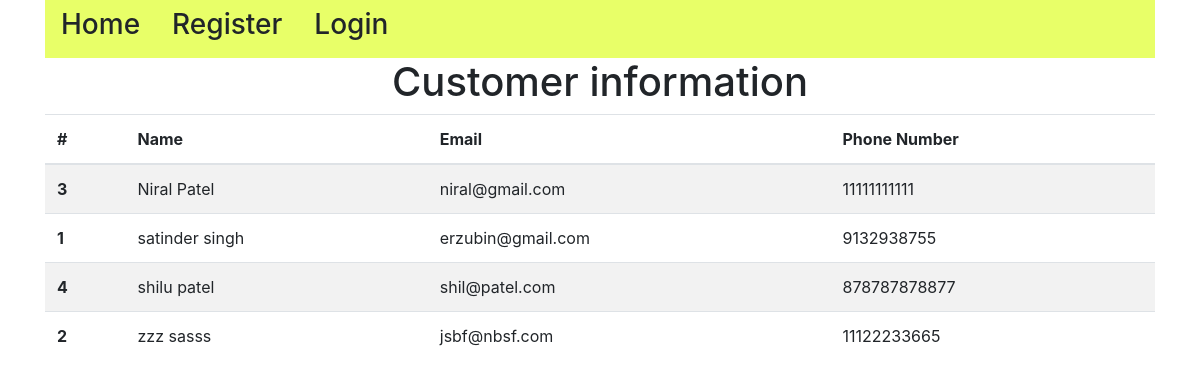
Screenshot of /inventory/customerinfo/ with the database file from the repository.
### inventory/models.py (models this page shows, shortened)
class Customer(models.Model):
        name = models.CharField(max_length = 264)
        email = models.EmailField(max_length = 264 , unique = True )
        phone_num = models.IntegerField( unique = True )

### inventory/views.py (the view)
# urls.py: path('customerinfo/' , views.customerinfo , name = "customerinfo"),
def customerinfo(request):
    customer_list = Customer.objects.order_by('name')
    customer_dict = {'customer_info' : customer_list}
    return render(request , "customerinfo.html" , context = customer_dict)

### templates/customerinfo.html
<!DOCTYPE html>
{% extends 'home.html' %}
{% block bodyblock %}
<div class="page-header text-center">
  <h1>Customer information</h1>
</div>
<table class="table table-striped table-hover">
  <thead>
    <th scope="col">#</th>
    <th scope="col">Name</th>
    <th scope="col">Email</th>
    <th scope="col">Phone Number</th>
  </thead>
  {% for customer in customer_info %}
  <tr>
    <th scope="col">{{customer.id}}</th>
    <td>{{customer.name}}</td>
    <td>{{customer.email}}</td>
    <td>{{customer.phone_num}}</td>
  </tr>
  {% endfor %}
</table>
{% endblock %}

### rows the page displays
Customer: id "3", name "Niral Patel", email "niral@gmail.com", phone_num "11111111111"
Customer: id "1", name "satinder singh", email "erzubin@gmail.com", phone_num "9132938755"
Customer: id "4", name "shilu patel", email "shil@patel.com", phone_num "878787878877"
Customer: id "2", name "zzz sasss", email "jsbf@nbsf.com", phone_num "11122233665"
